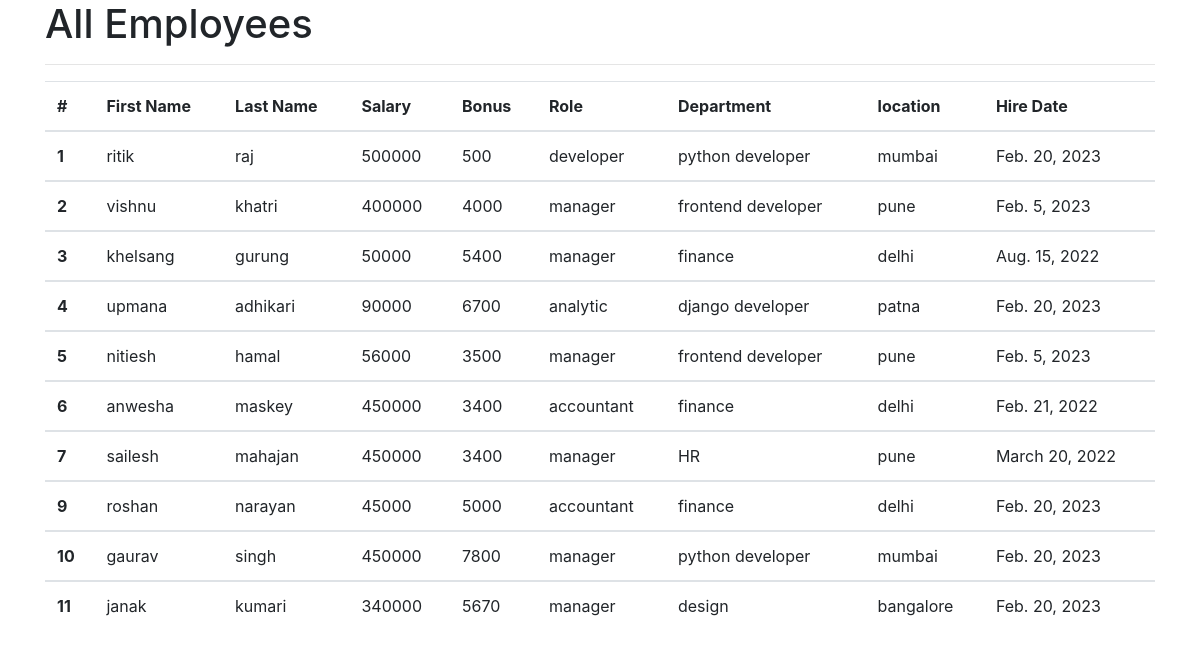
The app's page /all_emp with its own data.
### emp_app/models.py (models this page shows, shortened)
class Employee(models.Model):
    first_name=models.CharField(max_length=100 ,null=False)
    last_name=models.CharField(max_length=100 ,null=False)
    dept=models.ForeignKey(Department , on_delete=models.CASCADE)
    salary= models.IntegerField(default=0)
    bonus = models.IntegerField(default=0)
    role =models.ForeignKey(Role,on_delete=models.CASCADE)
    hire_date = models.DateField()

class Role(models.Model):
    name = models.CharField(max_length=100,null=False)

class Department(models.Model):
    name =models.CharField(max_length=100,null=False)
    location = models.CharField(max_length=100)

### emp_app/views.py (the view)
# urls.py: path('all_emp', views.all_emp , name='all_emp'),
def all_emp(request):
    emps = Employee.objects.all()
    context = {'emps' : emps}
    return render(request,'all_emp.html' , context)

### emp_app/templates/all_emp.html (shortened to what this page needs)
<!doctype html>
<html lang="en">
  <head>
    <link rel="stylesheet" href="https://cdn.jsdelivr.net/npm/bootstrap@4.3.1/dist/css/bootstrap.min.css">
  </head>
  <body>
    <div class="container">
    <h1> All Employees</h1>
        <hr>
        <table class="table">
          <thead>
            <tr>
              <th scope="col">#</th>
              <th scope="col">First Name</th>
              <th scope="col">Last Name </th>
              <th scope="col">Salary</th>
              <th scope="col">Bonus</th>
              <th scope="col">Role</th>
              <th scope="col">Department</th>
              <th scope="col">location</th>
              <th scope="col">Hire Date</th>
            </tr>
          </thead>
               {% for emp in emps %}
          <tbody>
            <tr>
              <th scope="row">{{emp.id}}</th>
              <td>{{emp.first_name}}</td>
              <td>{{emp.last_name}}</td>
              <td>{{emp.salary}}</td>
              <td>{{emp.bonus}}</td>
              <td>{{emp.role.name}}</td>
              <td>{{emp.dept.name}}</td>
              <td>{{emp.dept.location}}</td>
              <td>{{emp.hire_date}}</td>
            </tr>
          </tbody>
          {% endfor %}
        </table>
    </div>
  </body>
</html>

### records on screen
Employee: id "1", first_name "ritik", last_name "raj", salary "500000", bonus "500", role.name "developer", dept.name "python developer", dept.location "mumbai", hire_date "Feb. 20, 2023"
Employee: id "2", first_name "vishnu", last_name "khatri", salary "400000", bonus "4000", role.name "manager", dept.name "frontend developer", dept.location "pune", hire_date "Feb. 5, 2023"
Employee: id "3", first_name "khelsang", last_name "gurung", salary "50000", bonus "5400", role.name "manager", dept.name "finance", dept.location "delhi", hire_date "Aug. 15, 2022"
Employee: id "4", first_name "upmana", last_name "adhikari", salary "90000", bonus "6700", role.name "analytic", dept.name "django developer", dept.location "patna", hire_date "Feb. 20, 2023"
Employee: id "5", first_name "nitiesh", last_name "hamal", salary "56000", bonus "3500", role.name "manager", dept.name "frontend developer", dept.location "pune", hire_date "Feb. 5, 2023"
Employee: id "6", first_name "anwesha", last_name "maskey", salary "450000", bonus "3400", role.name "accountant", dept.name "finance", dept.location "delhi", hire_date "Feb. 21, 2022"
Employee: id "7", first_name "sailesh", last_name "mahajan", salary "450000", bonus "3400", role.name "manager", dept.name "HR", dept.location "pune", hire_date "March 20, 2022"
Employee: id "9", first_name "roshan", last_name "narayan", salary "45000", bonus "5000", role.name "accountant", dept.name "finance", dept.location "delhi", hire_date "Feb. 20, 2023"
Employee: id "10", first_name "gaurav", last_name "singh", salary "450000", bonus "7800", role.name "manager", dept.name "python developer", dept.location "mumbai", hire_date "Feb. 20, 2023"
Employee: id "11", first_name "janak", last_name "kumari", salary "340000", bonus "5670", role.name "manager", dept.name "design", dept.location "bangalore", hire_date "Feb. 20, 2023"
